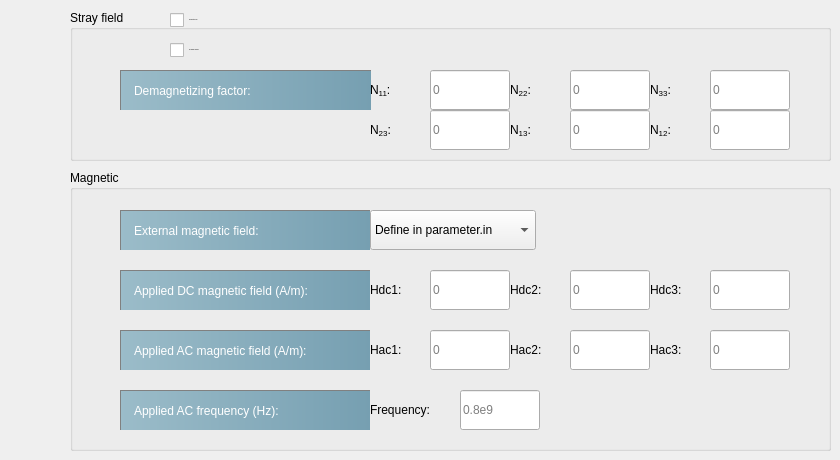
   <widget class="QWidget" name="tab_5">
    <attribute name="title">
     <string>Magnetic field</string>
    </attribute>
    <widget class="QGroupBox" name="groupBox_9">
     <property name="geometry">
      <rect>
       <x>70</x>
       <y>10</y>
       <width>761</width>
       <height>151</height>
      </rect>
     </property>
     <property name="title">
      <string>Stray field</string>
     </property>
     <widget class="QCheckBox" name="flagPeriodic_CB">
      <property name="geometry">
       <rect>
        <x>100</x>
        <y>30</y>
        <width>211</width>
        <height>20</height>
       </rect>
      </property>
      <property name="font">
       <font>
        <pointsize>-1</pointsize>
       </font>
      </property>
      <property name="text">
       <string>Use periodic boundary</string>
      </property>
     </widget>
     <widget class="QCheckBox" name="flagStrayField_CB">
      <property name="geometry">
       <rect>
        <x>100</x>
        <y>0</y>
        <width>161</width>
        <height>20</height>
       </rect>
      </property>
      <property name="font">
       <font>
        <pointsize>-1</pointsize>
       </font>
      </property>
      <property name="text">
       <string>Consider stray field</string>
      </property>
      <property name="checked">
       <bool>false</bool>
      </property>
     </widget>
     <widget class="QLabel" name="demag_LB">
      <property name="geometry">
       <rect>
        <x>50</x>
        <y>60</y>
        <width>251</width>
        <height>40</height>
       </rect>
      </property>
      <property name="styleSheet">
       <string notr="true">QLabel{
	background-color: qlineargradient(spread:pad, x1:0, y1:0, x2:1, y2:0, stop:0 rgba(155, 188, 201, 255), stop:1 rgba(118, 159, 177, 255))	;
	padding:5px 10px;
	color:white;
border-left: 1px solid gray;
border-top:1px solid gray;
qproperty-alignment: AlignCenter;

width:180px;
height:40px;
}

</string>
      </property>
      <property name="text">
       <string>Demagnetizing factor:</string>
      </property>
     </widget>
     <widget class="QLabel" name="nd11_LB">
      <property name="geometry">
       <rect>
        <x>300</x>
        <y>60</y>
        <width>60</width>
        <height>40</height>
       </rect>
      </property>
      <property name="toolTip">
       <string>&lt;html&gt;&lt;head/&gt;&lt;body&gt;&lt;p&gt;Demagnetizing factor (unitless) (only for flagPeriodic=true)&lt;/p&gt;&lt;/body&gt;&lt;/html&gt;</string>
      </property>
      <property name="text">
       <string>&lt;html&gt;&lt;head/&gt;&lt;body&gt;&lt;p&gt;N&lt;span style=&quot; vertical-align:sub;&quot;&gt;11&lt;/span&gt;:&lt;/p&gt;&lt;/body&gt;&lt;/html&gt;</string>
      </property>
     </widget>
     <widget class="QLineEdit" name="nd11_LE">
      <property name="geometry">
       <rect>
        <x>360</x>
        <y>60</y>
        <width>80</width>
        <height>40</height>
       </rect>
      </property>
      <property name="minimumSize">
       <size>
        <width>80</width>
        <height>40</height>
       </size>
      </property>
      <property name="maximumSize">
       <size>
        <width>60</width>
        <height>20</height>
       </size>
      </property>
      <property name="toolTip">
       <string>&lt;html&gt;&lt;head/&gt;&lt;body&gt;&lt;p&gt;Demagnetizing factor (unitless) (only for flagPeriodic=true)&lt;/p&gt;&lt;/body&gt;&lt;/html&gt;</string>
      </property>
      <property name="placeholderText">
       <string>0</string>
      </property>
     </widget>
     <widget class="QLabel" name="nd22_LB">
      <property name="geometry">
       <rect>
        <x>440</x>
        <y>60</y>
        <width>60</width>
        <height>40</height>
       </rect>
      </property>
      <property name="toolTip">
       <string>&lt;html&gt;&lt;head/&gt;&lt;body&gt;&lt;p&gt;Demagnetizing factor (unitless) (only for flagPeriodic=true)&lt;/p&gt;&lt;/body&gt;&lt;/html&gt;</string>
      </property>
      <property name="text">
       <string>&lt;html&gt;&lt;head/&gt;&lt;body&gt;&lt;p&gt;N&lt;span style=&quot; vertical-align:sub;&quot;&gt;22&lt;/span&gt;:&lt;/p&gt;&lt;/body&gt;&lt;/html&gt;</string>
      </property>
     </widget>
     <widget class="QLabel" name="nd33_LB">
      <property name="geometry">
       <rect>
        <x>580</x>
        <y>60</y>
        <width>60</width>
        <height>40</height>
       </rect>
      </property>
      <property name="toolTip">
       <string>&lt;html&gt;&lt;head/&gt;&lt;body&gt;&lt;p&gt;Demagnetizing factor (unitless) (only for flagPeriodic=true)&lt;/p&gt;&lt;/body&gt;&lt;/html&gt;</string>
      </property>
      <property name="text">
       <string>&lt;html&gt;&lt;head/&gt;&lt;body&gt;&lt;p&gt;N&lt;span style=&quot; vertical-align:sub;&quot;&gt;33&lt;/span&gt;:&lt;/p&gt;&lt;/body&gt;&lt;/html&gt;</string>
      </property>
     </widget>
     <widget class="QLineEdit" name="nd22_LE">
      <property name="geometry">
       <rect>
        <x>500</x>
        <y>60</y>
        <width>80</width>
        <height>40</height>
       </rect>
      </property>
      <property name="minimumSize">
       <size>
        <width>80</width>
        <height>40</height>
       </size>
      </property>
      <property name="maximumSize">
       <size>
        <width>60</width>
        <height>20</height>
       </size>
      </property>
      <property name="toolTip">
       <string>&lt;html&gt;&lt;head/&gt;&lt;body&gt;&lt;p&gt;Demagnetizing factor (unitless) (only for flagPeriodic=true)&lt;/p&gt;&lt;/body&gt;&lt;/html&gt;</string>
      </property>
      <property name="placeholderText">
       <string>0</string>
      </property>
     </widget>
     <widget class="QLineEdit" name="nd33_LE">
      <property name="geometry">
       <rect>
        <x>640</x>
        <y>60</y>
        <width>80</width>
        <height>40</height>
       </rect>
      </property>
      <property name="minimumSize">
       <size>
        <width>80</width>
        <height>40</height>
       </size>
      </property>
      <property name="maximumSize">
       <size>
        <width>60</width>
        <height>20</height>
       </size>
      </property>
      <property name="toolTip">
       <string>&lt;html&gt;&lt;head/&gt;&lt;body&gt;&lt;p&gt;Demagnetizing factor (unitless) (only for flagPeriodic=true)&lt;/p&gt;&lt;/body&gt;&lt;/html&gt;</string>
      </property>
      <property name="placeholderText">
       <string>0</string>
      </property>
     </widget>
     <widget class="QLineEdit" name="nd12_LE">
      <property name="geometry">
       <rect>
        <x>640</x>
        <y>100</y>
        <width>80</width>
        <height>40</height>
       </rect>
      </property>
      <property name="minimumSize">
       <size>
        <width>80</width>
        <height>40</height>
       </size>
      </property>
      <property name="maximumSize">
       <size>
        <width>60</width>
        <height>20</height>
       </size>
      </property>
      <property name="toolTip">
       <string>&lt;html&gt;&lt;head/&gt;&lt;body&gt;&lt;p&gt;Demagnetizing factor (unitless) (only for flagPeriodic=true)&lt;/p&gt;&lt;/body&gt;&lt;/html&gt;</string>
      </property>
      <property name="placeholderText">
       <string>0</string>
      </property>
     </widget>
     <widget class="QLineEdit" name="nd13_LE">
      <property name="geometry">
       <rect>
        <x>500</x>
        <y>100</y>
        <width>80</width>
        <height>40</height>
       </rect>
      </property>
      <property name="minimumSize">
       <size>
        <width>80</width>
        <height>40</height>
       </size>
      </property>
      <property name="maximumSize">
       <size>
        <width>60</width>
        <height>20</height>
       </size>
      </property>
      <property name="toolTip">
       <string>&lt;html&gt;&lt;head/&gt;&lt;body&gt;&lt;p&gt;Demagnetizing factor (unitless) (only for flagPeriodic=true)&lt;/p&gt;&lt;/body&gt;&lt;/html&gt;</string>
      </property>
      <property name="placeholderText">
       <string>0</string>
      </property>
     </widget>
     <widget class="QLabel" name="nd12_LB">
      <property name="geometry">
       <rect>
        <x>580</x>
        <y>100</y>
        <width>60</width>
        <height>40</height>
       </rect>
      </property>
      <property name="toolTip">
       <string>&lt;html&gt;&lt;head/&gt;&lt;body&gt;&lt;p&gt;Demagnetizing factor (unitless) (only for flagPeriodic=true)&lt;/p&gt;&lt;/body&gt;&lt;/html&gt;</string>
      </property>
      <property name="text">
       <string>&lt;html&gt;&lt;head/&gt;&lt;body&gt;&lt;p&gt;N&lt;span style=&quot; vertical-align:sub;&quot;&gt;12&lt;/span&gt;:&lt;/p&gt;&lt;/body&gt;&lt;/html&gt;</string>
      </property>
     </widget>
     <widget class="QLabel" name="nd13_LB">
      <property name="geometry">
       <rect>
        <x>440</x>
        <y>100</y>
        <width>60</width>
        <height>40</height>
       </rect>
      </property>
      <property name="toolTip">
       <string>&lt;html&gt;&lt;head/&gt;&lt;body&gt;&lt;p&gt;Demagnetizing factor (unitless) (only for flagPeriodic=true)&lt;/p&gt;&lt;/body&gt;&lt;/html&gt;</string>
      </property>
      <property name="text">
       <string>&lt;html&gt;&lt;head/&gt;&lt;body&gt;&lt;p&gt;N&lt;span style=&quot; vertical-align:sub;&quot;&gt;13&lt;/span&gt;:&lt;/p&gt;&lt;/body&gt;&lt;/html&gt;</string>
      </property>
     </widget>
     <widget class="QLineEdit" name="nd23_LE">
      <property name="geometry">
       <rect>
        <x>360</x>
        <y>100</y>
        <width>80</width>
        <height>40</height>
       </rect>
      </property>
      <property name="minimumSize">
       <size>
        <width>80</width>
        <height>40</height>
       </size>
      </property>
      <property name="maximumSize">
       <size>
        <width>60</width>
        <height>20</height>
       </size>
      </property>
      <property name="toolTip">
       <string>&lt;html&gt;&lt;head/&gt;&lt;body&gt;&lt;p&gt;Demagnetizing factor (unitless) (only for flagPeriodic=true)&lt;/p&gt;&lt;/body&gt;&lt;/html&gt;</string>
      </property>
      <property name="placeholderText">
       <string>0</string>
      </property>
     </widget>
     <widget class="QLabel" name="nd23_LB">
      <property name="geometry">
       <rect>
        <x>300</x>
        <y>100</y>
        <width>60</width>
        <height>40</height>
       </rect>
      </property>
      <property name="toolTip">
       <string>&lt;html&gt;&lt;head/&gt;&lt;body&gt;&lt;p&gt;Demagnetizing factor (unitless) (only for flagPeriodic=true)&lt;/p&gt;&lt;/body&gt;&lt;/html&gt;</string>
      </property>
      <property name="text">
       <string>&lt;html&gt;&lt;head/&gt;&lt;body&gt;&lt;p&gt;N&lt;span style=&quot; vertical-align:sub;&quot;&gt;23&lt;/span&gt;:&lt;/p&gt;&lt;/body&gt;&lt;/html&gt;</string>
      </property>
     </widget>
     <zorder>demag_LB</zorder>
     <zorder>nd11_LB</zorder>
     <zorder>nd11_LE</zorder>
     <zorder>nd22_LB</zorder>
     <zorder>nd33_LB</zorder>
     <zorder>nd22_LE</zorder>
     <zorder>nd33_LE</zorder>
     <zorder>flagPeriodic_CB</zorder>
     <zorder>flagStrayField_CB</zorder>
     <zorder>nd12_LE</zorder>
     <zorder>nd13_LE</zorder>
     <zorder>nd12_LB</zorder>
     <zorder>nd13_LB</zorder>
     <zorder>nd23_LE</zorder>
     <zorder>nd23_LB</zorder>
    </widget>
    <widget class="QGroupBox" name="groupBox_14">
     <property name="geometry">
      <rect>
       <x>70</x>
       <y>170</y>
       <width>761</width>
       <height>281</height>
      </rect>
     </property>
     <property name="title">
      <string>Magnetic</string>
     </property>
     <widget class="QLabel" name="appDC_LB">
      <property name="geometry">
       <rect>
        <x>50</x>
        <y>100</y>
        <width>250</width>
        <height>40</height>
       </rect>
      </property>
      <property name="styleSheet">
       <string notr="true">QLabel{
	background-color: qlineargradient(spread:pad, x1:0, y1:0, x2:1, y2:0, stop:0 rgba(155, 188, 201, 255), stop:1 rgba(118, 159, 177, 255))	;
	padding:5px 10px;
	color:white;
border-left: 1px solid gray;
border-top:1px solid gray;
qproperty-alignment: AlignCenter;

width:180px;
height:40px;
}

</string>
      </property>
      <property name="text">
       <string>Applied DC magnetic field (A/m):</string>
      </property>
     </widget>
     <widget class="QLabel" name="appAC_LB">
      <property name="geometry">
       <rect>
        <x>50</x>
        <y>160</y>
        <width>250</width>
        <height>40</height>
       </rect>
      </property>
      <property name="styleSheet">
       <string notr="true">QLabel{
	background-color: qlineargradient(spread:pad, x1:0, y1:0, x2:1, y2:0, stop:0 rgba(155, 188, 201, 255), stop:1 rgba(118, 159, 177, 255))	;
	padding:5px 10px;
	color:white;
border-left: 1px solid gray;
border-top:1px solid gray;
qproperty-alignment: AlignCenter;

width:180px;
height:40px;
}

</string>
      </property>
      <property name="text">
       <string>Applied AC magnetic field (A/m):</string>
      </property>
     </widget>
     <widget class="QLabel" name="appFreq_LB">
      <property name="geometry">
       <rect>
        <x>50</x>
        <y>220</y>
        <width>250</width>
        <height>40</height>
       </rect>
      </property>
      <property name="styleSheet">
       <string notr="true">QLabel{
	background-color: qlineargradient(spread:pad, x1:0, y1:0, x2:1, y2:0, stop:0 rgba(155, 188, 201, 255), stop:1 rgba(118, 159, 177, 255))	;
	padding:5px 10px;
	color:white;
border-left: 1px solid gray;
border-top:1px solid gray;
qproperty-alignment: AlignCenter;

width:180px;
height:40px;
}

</string>
      </property>
      <property name="text">
       <string>Applied AC frequency (Hz):</string>
      </property>
     </widget>
     <widget class="QLabel" name="label_27">
      <property name="geometry">
       <rect>
        <x>50</x>
        <y>40</y>
        <width>250</width>
        <height>40</height>
       </rect>
      </property>
      <property name="styleSheet">
       <string notr="true">QLabel{
	background-color: qlineargradient(spread:pad, x1:0, y1:0, x2:1, y2:0, stop:0 rgba(155, 188, 201, 255), stop:1 rgba(118, 159, 177, 255))	;
	padding:5px 10px;
	color:white;
border-left: 1px solid gray;
border-top:1px solid gray;
qproperty-alignment: AlignCenter;

width:180px;
height:40px;
}

</string>
      </property>
      <property name="text">
       <string>External magnetic field: </string>
      </property>
     </widget>
     <widget class="QComboBox" name="choiceHext_Combo">
      <property name="geometry">
       <rect>
        <x>300</x>
        <y>40</y>
        <width>166</width>
        <height>40</height>
       </rect>
      </property>
      <property name="toolTip">
       <string>&lt;html&gt;&lt;head/&gt;&lt;body&gt;&lt;p&gt;External magnetic field: &lt;/p&gt;&lt;p&gt;0 means array in 'hExt.in' with linear interpolations.&lt;/p&gt;&lt;p&gt;1 means DC &amp;amp; AC components defined in following lines.&lt;/p&gt;&lt;/body&gt;&lt;/html&gt;</string>
      </property>
      <property name="currentIndex">
       <number>1</number>
      </property>
      <item>
       <property name="text">
        <string>Read from hExt.in</string>
       </property>
      </item>
      <item>
       <property name="text">
        <string>Define in parameter.in</string>
       </property>
      </item>
     </widget>
     <widget class="QLabel" name="hdc1_LB">
      <property name="geometry">
       <rect>
        <x>300</x>
        <y>100</y>
        <width>60</width>
        <height>40</height>
       </rect>
      </property>
      <property name="toolTip">
       <string>&lt;html&gt;&lt;head/&gt;&lt;body&gt;&lt;p&gt;DC component of external magnetic field (A/m) (only for choiceHext=1)&lt;/p&gt;&lt;/body&gt;&lt;/html&gt;</string>
      </property>
      <property name="text">
       <string>Hdc1:</string>
      </property>
     </widget>
     <widget class="QLineEdit" name="hdc3_LE">
      <property name="geometry">
       <rect>
        <x>640</x>
        <y>100</y>
        <width>80</width>
        <height>40</height>
       </rect>
      </property>
      <property name="minimumSize">
       <size>
        <width>80</width>
        <height>40</height>
       </size>
      </property>
      <property name="maximumSize">
       <size>
        <width>60</width>
        <height>16777215</height>
       </size>
      </property>
      <property name="toolTip">
       <string>&lt;html&gt;&lt;head/&gt;&lt;body&gt;&lt;p&gt;DC component of external magnetic field (A/m) (only for choiceHext=1)&lt;/p&gt;&lt;/body&gt;&lt;/html&gt;</string>
      </property>
      <property name="placeholderText">
       <string>0</string>
      </property>
     </widget>
     <widget class="QLabel" name="hdc3_LB">
      <property name="geometry">
       <rect>
        <x>580</x>
        <y>100</y>
        <width>60</width>
        <height>40</height>
       </rect>
      </property>
      <property name="toolTip">
       <string>&lt;html&gt;&lt;head/&gt;&lt;body&gt;&lt;p&gt;DC component of external magnetic field (A/m) (only for choiceHext=1)&lt;/p&gt;&lt;/body&gt;&lt;/html&gt;</string>
      </property>
      <property name="text">
       <string>Hdc3:</string>
      </property>
     </widget>
     <widget class="QLineEdit" name="hdc2_LE">
      <property name="geometry">
       <rect>
        <x>500</x>
        <y>100</y>
        <width>80</width>
        <height>40</height>
       </rect>
      </property>
      <property name="minimumSize">
       <size>
        <width>80</width>
        <height>40</height>
       </size>
      </property>
      <property name="maximumSize">
       <size>
        <width>60</width>
        <height>16777215</height>
       </size>
      </property>
      <property name="toolTip">
       <string>&lt;html&gt;&lt;head/&gt;&lt;body&gt;&lt;p&gt;DC component of external magnetic field (A/m) (only for choiceHext=1)&lt;/p&gt;&lt;/body&gt;&lt;/html&gt;</string>
      </property>
      <property name="placeholderText">
       <string>0</string>
      </property>
     </widget>
     <widget class="QLineEdit" name="hdc1_LE">
      <property name="geometry">
       <rect>
        <x>360</x>
        <y>100</y>
        <width>80</width>
        <height>40</height>
       </rect>
      </property>
      <property name="minimumSize">
       <size>
        <width>80</width>
        <height>40</height>
       </size>
      </property>
      <property name="maximumSize">
       <size>
        <width>60</width>
        <height>16777215</height>
       </size>
      </property>
      <property name="toolTip">
       <string>&lt;html&gt;&lt;head/&gt;&lt;body&gt;&lt;p&gt;DC component of external magnetic field (A/m) (only for choiceHext=1)&lt;/p&gt;&lt;/body&gt;&lt;/html&gt;</string>
      </property>
      <property name="placeholderText">
       <string>0</string>
      </property>
     </widget>
     <widget class="QLabel" name="hdc2_LB">
      <property name="geometry">
       <rect>
        <x>440</x>
        <y>100</y>
        <width>60</width>
        <height>40</height>
       </rect>
      </property>
      <property name="toolTip">
       <string>&lt;html&gt;&lt;head/&gt;&lt;body&gt;&lt;p&gt;DC component of external magnetic field (A/m) (only for choiceHext=1)&lt;/p&gt;&lt;/body&gt;&lt;/html&gt;</string>
      </property>
      <property name="text">
       <string>Hdc2:</string>
      </property>
     </widget>
     <widget class="QLabel" name="hac1_LB">
      <property name="geometry">
       <rect>
        <x>300</x>
        <y>160</y>
        <width>60</width>
        <height>40</height>
       </rect>
      </property>
      <property name="toolTip">
       <string>&lt;html&gt;&lt;head/&gt;&lt;body&gt;&lt;p&gt;Peak amplitude of AC component of external magnetic field (A/m) (only for choiceHext=1)&lt;/p&gt;&lt;/body&gt;&lt;/html&gt;</string>
      </property>
      <property name="text">
       <string>Hac1:</string>
      </property>
     </widget>
     <widget class="QLineEdit" name="hac1_LE">
      <property name="geometry">
       <rect>
        <x>360</x>
        <y>160</y>
        <width>80</width>
        <height>40</height>
       </rect>
      </property>
      <property name="minimumSize">
       <size>
        <width>80</width>
        <height>40</height>
       </size>
      </property>
      <property name="maximumSize">
       <size>
        <width>60</width>
        <height>16777215</height>
       </size>
      </property>
      <property name="toolTip">
       <string>&lt;html&gt;&lt;head/&gt;&lt;body&gt;&lt;p&gt;Peak amplitude of AC component of external magnetic field (A/m) (only for choiceHext=1)&lt;/p&gt;&lt;/body&gt;&lt;/html&gt;</string>
      </property>
      <property name="placeholderText">
       <string>0</string>
      </property>
     </widget>
     <widget class="QLabel" name="hac2_LB">
      <property name="geometry">
       <rect>
        <x>440</x>
        <y>160</y>
        <width>60</width>
        <height>40</height>
       </rect>
      </property>
      <property name="toolTip">
       <string>&lt;html&gt;&lt;head/&gt;&lt;body&gt;&lt;p&gt;Peak amplitude of AC component of external magnetic field (A/m) (only for choiceHext=1)&lt;/p&gt;&lt;/body&gt;&lt;/html&gt;</string>
      </property>
      <property name="text">
       <string>Hac2:</string>
      </property>
     </widget>
     <widget class="QLabel" name="hac3_LB">
      <property name="geometry">
       <rect>
        <x>580</x>
        <y>160</y>
        <width>60</width>
        <height>40</height>
       </rect>
      </property>
      <property name="toolTip">
       <string>&lt;html&gt;&lt;head/&gt;&lt;body&gt;&lt;p&gt;Peak amplitude of AC component of external magnetic field (A/m) (only for choiceHext=1)&lt;/p&gt;&lt;/body&gt;&lt;/html&gt;</string>
      </property>
      <property name="text">
       <string>Hac3:</string>
      </property>
     </widget>
     <widget class="QLineEdit" name="hac2_LE">
      <property name="geometry">
       <rect>
        <x>500</x>
        <y>160</y>
        <width>80</width>
        <height>40</height>
       </rect>
      </property>
      <property name="minimumSize">
       <size>
        <width>80</width>
        <height>40</height>
       </size>
      </property>
      <property name="maximumSize">
       <size>
        <width>60</width>
        <height>16777215</height>
       </size>
      </property>
      <property name="toolTip">
       <string>&lt;html&gt;&lt;head/&gt;&lt;body&gt;&lt;p&gt;Peak amplitude of AC component of external magnetic field (A/m) (only for choiceHext=1)&lt;/p&gt;&lt;/body&gt;&lt;/html&gt;</string>
      </property>
      <property name="placeholderText">
       <string>0</string>
      </property>
     </widget>
     <widget class="QLineEdit" name="hac3_LE">
      <property name="geometry">
       <rect>
        <x>640</x>
        <y>160</y>
        <width>80</width>
        <height>40</height>
       </rect>
      </property>
      <property name="minimumSize">
       <size>
        <width>80</width>
        <height>40</height>
       </size>
      </property>
      <property name="maximumSize">
       <size>
        <width>60</width>
        <height>16777215</height>
       </size>
      </property>
      <property name="toolTip">
       <string>&lt;html&gt;&lt;head/&gt;&lt;body&gt;&lt;p&gt;Peak amplitude of AC component of external magnetic field (A/m) (only for choiceHext=1)&lt;/p&gt;&lt;/body&gt;&lt;/html&gt;</string>
      </property>
      <property name="placeholderText">
       <string>0</string>
      </property>
     </widget>
     <widget class="QLabel" name="frequence_LB">
      <property name="geometry">
       <rect>
        <x>300</x>
        <y>220</y>
        <width>90</width>
        <height>40</height>
       </rect>
      </property>
      <property name="minimumSize">
       <size>
        <width>70</width>
        <height>0</height>
       </size>
      </property>
      <property name="maximumSize">
       <size>
        <width>10000</width>
        <height>16777215</height>
       </size>
      </property>
      <property name="toolTip">
       <string>&lt;html&gt;&lt;head/&gt;&lt;body&gt;&lt;p&gt;Frequency of AC component of external magnetic field (Hz) (only for choiceHext=1)&lt;/p&gt;&lt;/body&gt;&lt;/html&gt;</string>
      </property>
      <property name="text">
       <string>Frequency:</string>
      </property>
     </widget>
     <widget class="QLineEdit" name="frequence_LE">
      <property name="geometry">
       <rect>
        <x>390</x>
        <y>220</y>
        <width>80</width>
        <height>40</height>
       </rect>
      </property>
      <property name="minimumSize">
       <size>
        <width>80</width>
        <height>40</height>
       </size>
      </property>
      <property name="maximumSize">
       <size>
        <width>60</width>
        <height>16777215</height>
       </size>
      </property>
      <property name="toolTip">
       <string>&lt;html&gt;&lt;head/&gt;&lt;body&gt;&lt;p&gt;Frequency of AC component of external magnetic field (Hz) (only for choiceHext=1)&lt;/p&gt;&lt;/body&gt;&lt;/html&gt;</string>
      </property>
      <property name="placeholderText">
       <string>0.8e9</string>
      </property>
     </widget>
    </widget>
   </widget>
